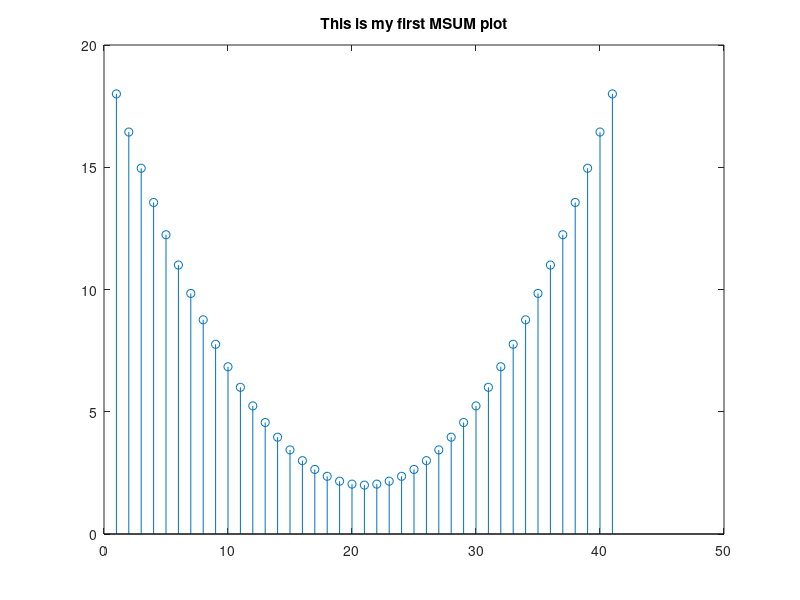

MATLAB code for this plot:
% Draw a parabola graph y = mx^2 + c
% generate a timeline - DO NOT change this line
x = -2:0.1:2;

% calculate y=4x^2+2
y = 4*(x.^2) + 2;

% generate a plot with the stem command
stem(y)

% Add a title - DO NOT change this line
title('This is my first MSUM plot')